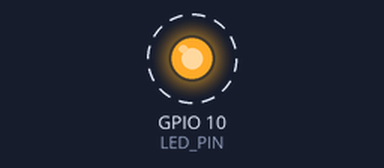
A sketch run on a simulated Seeed XIAO ESP32-C3. On the bench: output pins drawn as LEDs (lit = HIGH). Dashed ring = blinking.

Above: at 0.5 s.
Timing chart, 0 to 4.6 s (numbered marks = the images above):
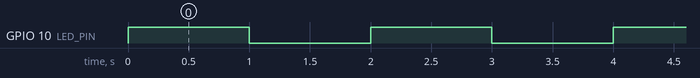

Measured:
- by itself, GPIO 10 (LED_PIN): alternates HIGH for 1.0 s and LOW for 1.0 s

The sketch:

batteryLEDTest.ino
```cpp
// ============================================================
//  Battery LED Flash Test — XIAO ESP32-C3
//  Forces low-battery condition to verify LED flashes for
//  2 minutes (400ms on / 600ms off × 120) then rests for
//  8 minutes using light sleep, exactly as nightNightMain.
//
//  Pin assignments
//    D10  — LED + 220Ω resistor to GND (low battery alert)
// ============================================================

#include "esp_sleep.h"
#include "WiFi.h"
#include "esp_bt.h"

// ── Pin definitions ─────────────────────────────────────────
#define LED_PIN           D10          // GPIO10

// ── Low-battery flash parameters ────────────────────────────
#define FLASH_ON_US       400000ULL    //  400 ms in microseconds
#define FLASH_OFF_US      600000ULL    //  600 ms in microseconds
#define FLASH_CYCLES      120          //  120 × 1s = 2 min window
#define SLEEP_8MIN_US     480000000ULL //  8 min in microseconds

// ── Forward declarations ─────────────────────────────────────
void disableUnusedPeripherals();
void lightSleepUs(uint64_t us);
bool isBatteryLow();
void runLowBatteryLoop();

// ============================================================
//  setup()
// ============================================================
void setup() {
    disableUnusedPeripherals();

    pinMode(LED_PIN, OUTPUT);
    digitalWrite(LED_PIN, LOW);

    // Run one complete low-battery cycle to verify LED behavior
    runLowBatteryLoop();
}

void loop() {}

// ============================================================
//  Peripheral management
// ============================================================
void disableUnusedPeripherals() {
    WiFi.mode(WIFI_OFF);
    btStop();
    esp_bt_controller_disable();
}

// ============================================================
//  Battery check — forced true for exactly one loop iteration
// ============================================================
bool isBatteryLow() {
    // Returns true on the first call (triggers one full cycle),
    // false on the second call (exits the loop cleanly).
    static bool ran = false;
    if (!ran) {
        ran = true;
        return true;
    }
    return false;
}

// ============================================================
//  Light sleep helper — RAM, GPIO, and variables preserved
// ============================================================
void lightSleepUs(uint64_t us) {
    esp_sleep_enable_timer_wakeup(us);
    esp_light_sleep_start();
}

// ============================================================
//  Low-battery alert loop
//  10-minute cycle:
//    2 min  — flash LED (400ms on / 600ms off × 120)
//    8 min  — light sleep
// ============================================================
void runLowBatteryLoop() {
    while (isBatteryLow()) {
        // ── 2-minute flash window ────────────────────────────
        for (int cycle = 0; cycle < FLASH_CYCLES; cycle++) {
            // LED on — GPIO state persists through light sleep
            digitalWrite(LED_PIN, HIGH);
            lightSleepUs(FLASH_ON_US);

            // LED off
            digitalWrite(LED_PIN, LOW);
            lightSleepUs(FLASH_OFF_US);
        }

        // ── 8-minute rest ────────────────────────────────────
        lightSleepUs(SLEEP_8MIN_US);
    }
}
```
